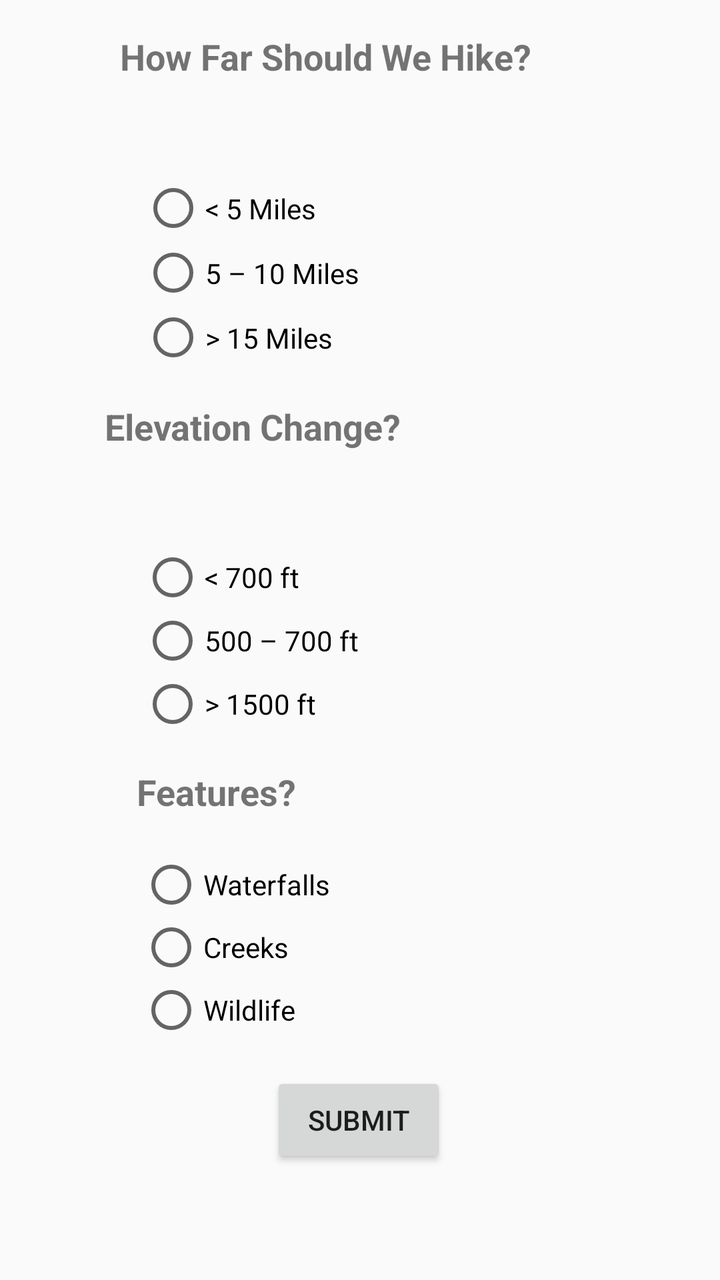
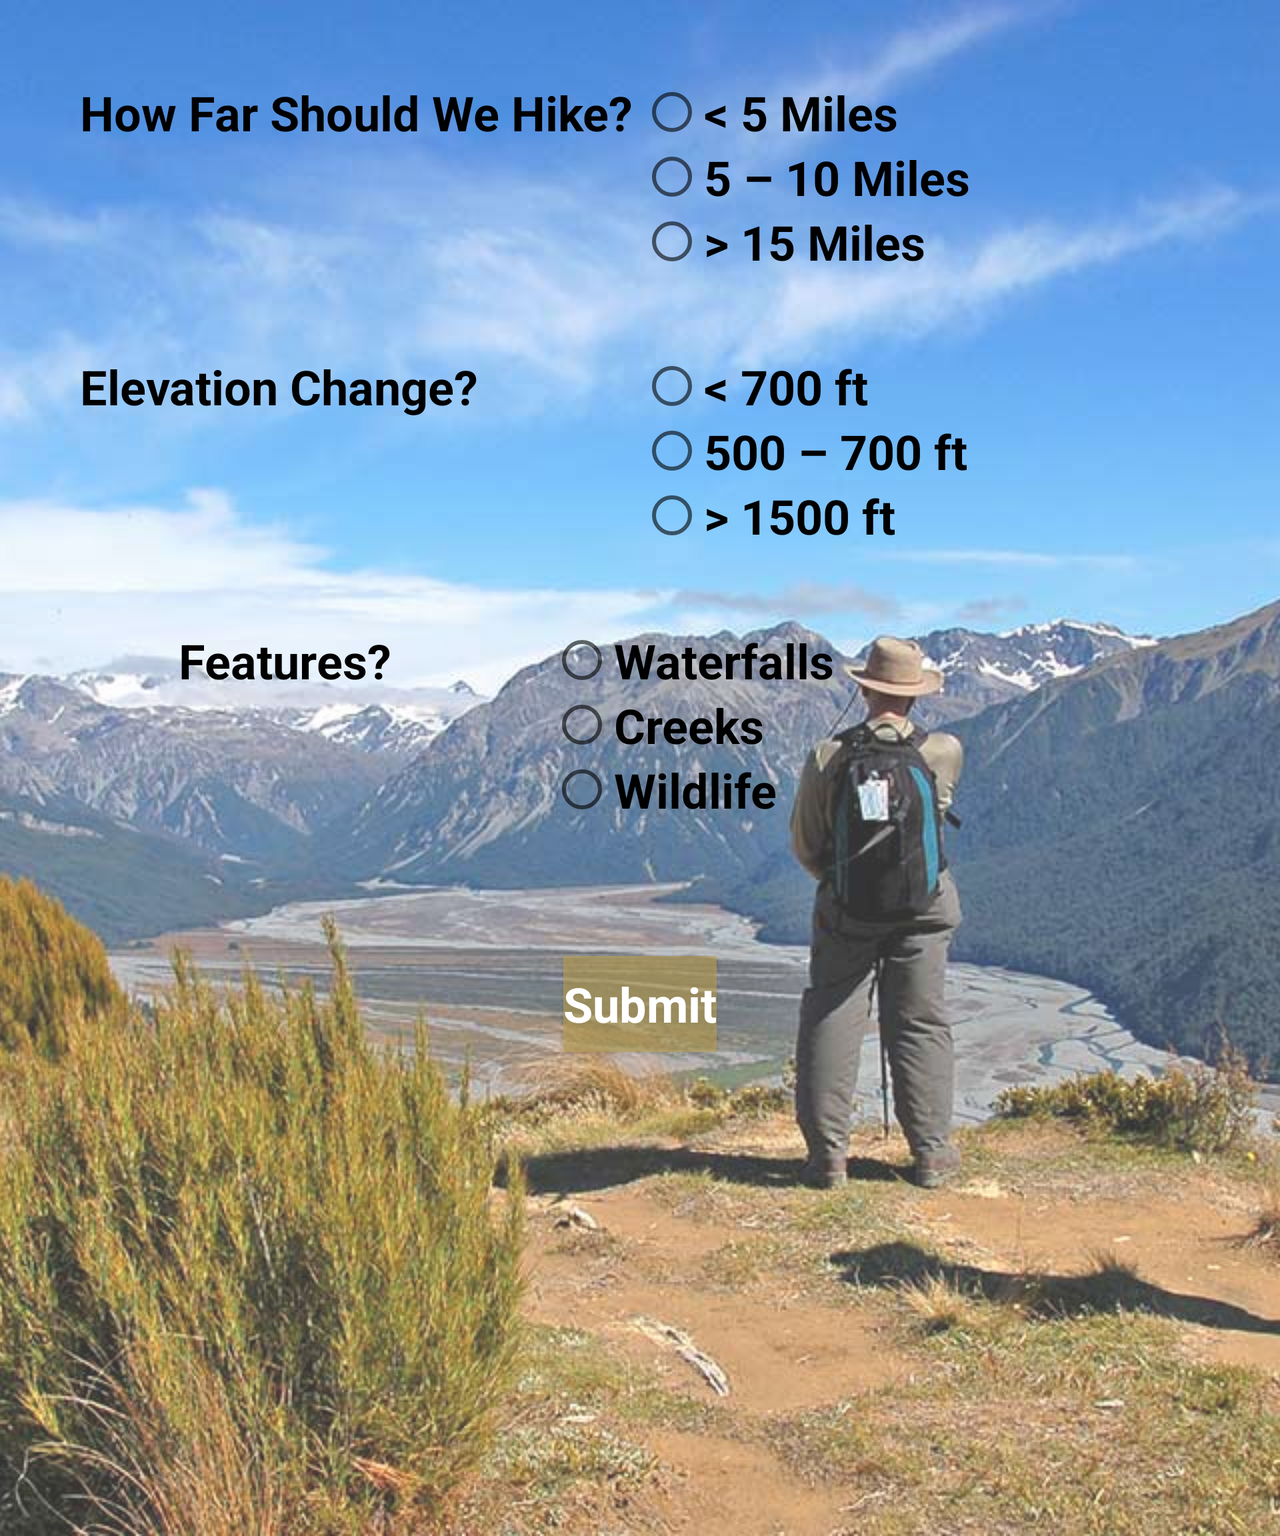

Compare how this app lays out the same screen by default and in its alternative resource folder. The renders come first, then the two layout files and the values they reference.
<!-- AndroidManifest.xml: application theme AppTheme -->
<!-- res/layout/activity_search.xml -->
<?xml version="1.0" encoding="utf-8"?>
<android.support.constraint.ConstraintLayout xmlns:android="http://schemas.android.com/apk/res/android"
    xmlns:app="http://schemas.android.com/apk/res-auto"
    xmlns:tools="http://schemas.android.com/tools"
    android:layout_width="match_parent"
    android:layout_height="match_parent"
    tools:context=".Search_Activity">

    <Button
        android:id="@+id/button4"
        android:layout_width="wrap_content"
        android:layout_height="wrap_content"
        android:layout_marginTop="536dp"
        android:text="@string/submit"
        app:layout_constraintEnd_toEndOf="parent"
        app:layout_constraintHorizontal_bias="0.498"
        app:layout_constraintStart_toStartOf="parent"
        app:layout_constraintTop_toTopOf="parent" />

    <TextView
        android:id="@+id/textView"
        android:layout_width="240dp"
        android:layout_height="44dp"
        android:layout_marginTop="16dp"
        android:text="@string/hikelength"
        android:textSize="18sp"
        android:textStyle="bold"
        app:layout_constraintEnd_toEndOf="parent"
        app:layout_constraintStart_toStartOf="parent"
        app:layout_constraintTop_toTopOf="parent" />

    <TextView
        android:id="@+id/textView2"
        android:layout_width="281dp"
        android:layout_height="37dp"
        android:layout_marginTop="16dp"
        android:text="@string/elevation_change"
        android:textSize="18sp"
        android:textStyle="bold"
        app:layout_constraintEnd_toEndOf="parent"
        app:layout_constraintHorizontal_bias="0.661"
        app:layout_constraintStart_toStartOf="parent"
        app:layout_constraintTop_toBottomOf="@+id/radioGroup" />

    <TextView
        android:id="@+id/textView4"
        android:layout_width="162dp"
        android:layout_height="27dp"
        android:layout_marginTop="16dp"
        android:text="@string/features"
        android:textSize="18sp"
        android:textStyle="bold"
        app:layout_constraintEnd_toEndOf="parent"
        app:layout_constraintHorizontal_bias="0.345"
        app:layout_constraintStart_toStartOf="parent"
        app:layout_constraintTop_toBottomOf="@+id/radioGroup2" />

    <RadioGroup
        android:id="@+id/radioGroup"
        android:layout_width="136dp"
        android:layout_height="97dp"
        android:layout_marginStart="8dp"
        android:layout_marginLeft="8dp"
        android:layout_marginTop="28dp"
        android:layout_marginEnd="8dp"
        android:layout_marginRight="8dp"
        app:layout_constraintEnd_toEndOf="parent"
        app:layout_constraintHorizontal_bias="0.301"
        app:layout_constraintStart_toStartOf="parent"
        app:layout_constraintTop_toBottomOf="@+id/textView">

        <RadioButton
            android:id="@+id/radioButton"
            android:layout_width="104dp"
            android:layout_height="wrap_content"
            android:layout_weight="1"
            android:text="@string/fivemiles" />

        <RadioButton
            android:id="@+id/radioButton2"
            android:layout_width="wrap_content"
            android:layout_height="wrap_content"
            android:layout_weight="1"
            android:text="@string/fivetotenmiles" />

        <RadioButton
            android:id="@+id/radioButton3"
            android:layout_width="106dp"
            android:layout_height="wrap_content"
            android:layout_weight="1"
            android:text="@string/fifteenmiles" />
    </RadioGroup>

    <RadioGroup
        android:id="@+id/radioGroup2"
        android:layout_width="139dp"
        android:layout_height="95dp"
        android:layout_marginStart="8dp"
        android:layout_marginLeft="8dp"
        android:layout_marginEnd="8dp"
        android:layout_marginRight="8dp"
        app:layout_constraintBottom_toBottomOf="parent"
        app:layout_constraintEnd_toEndOf="parent"
        app:layout_constraintHorizontal_bias="0.304"
        app:layout_constraintStart_toStartOf="parent"
        app:layout_constraintTop_toTopOf="parent">

        <RadioButton
            android:id="@+id/radioButton4"
            android:layout_width="111dp"
            android:layout_height="wrap_content"
            android:layout_weight="1"
            android:text="@string/sevenhunmiles" />

        <RadioButton
            android:id="@+id/radioButton5"
            android:layout_width="117dp"
            android:layout_height="wrap_content"
            android:layout_weight="1"
            android:text="@string/sevenhtofivehmiles" />

        <RadioButton
            android:id="@+id/radioButton6"
            android:layout_width="114dp"
            android:layout_height="wrap_content"
            android:layout_weight="1"
            android:text="@string/fifteenhmiles" />
    </RadioGroup>

    <RadioGroup
        android:id="@+id/featuresGroup"
        android:layout_width="161dp"
        android:layout_height="94dp"
        android:layout_marginStart="8dp"
        android:layout_marginLeft="8dp"
        android:layout_marginTop="16dp"
        android:layout_marginEnd="8dp"
        android:layout_marginRight="8dp"
        app:layout_constraintEnd_toEndOf="parent"
        app:layout_constraintHorizontal_bias="0.337"
        app:layout_constraintStart_toStartOf="parent"
        app:layout_constraintTop_toBottomOf="@+id/textView4">

        <RadioButton
            android:id="@+id/radioButton7"
            android:layout_width="111dp"
            android:layout_height="wrap_content"
            android:layout_weight="1"
            android:text="@string/waterfalls" />

        <RadioButton
            android:id="@+id/radioButton9"
            android:layout_width="111dp"
            android:layout_height="wrap_content"
            android:layout_weight="1"
            android:text="@string/creeks" />

        <RadioButton
            android:id="@+id/radioButton8"
            android:layout_width="109dp"
            android:layout_height="wrap_content"
            android:layout_weight="1"
            android:text="@string/wildlife" />

    </RadioGroup>
</android.support.constraint.ConstraintLayout>
<!-- resources referenced by this layout -->
<resources>
  <string name="creeks">Creeks</string>
  <string name="elevation_change">Elevation Change?</string>
  <string name="features">Features?</string>
  <string name="fifteenhmiles">&gt; 1500 ft</string>
  <string name="fifteenmiles">&gt; 15 Miles</string>
  <string name="fivemiles">&lt; 5 Miles</string>
  <string name="fivetotenmiles">5 – 10 Miles</string>
  <string name="hikelength">How Far Should We Hike?</string>
  <string name="sevenhtofivehmiles">500 – 700 ft</string>
  <string name="sevenhunmiles">&lt; 700 ft</string>
  <string name="submit">Submit</string>
  <string name="waterfalls">Waterfalls</string>
  <string name="wildlife">Wildlife</string>
  <style name="AppTheme" parent="Theme.AppCompat.Light.DarkActionBar">
          
          <item name="colorPrimary">@color/colorPrimary</item>
          <item name="colorPrimaryDark">@color/colorPrimaryDark</item>
          <item name="colorAccent">@color/colorAccent</item>
      </style>
</resources>
<!-- res/layout-land/activity_search.xml (the repository's variant of the layout above) -->
<!-- drawn on the phone turned sideways -->
<?xml version="1.0" encoding="utf-8"?>
<ScrollView xmlns:android="http://schemas.android.com/apk/res/android"
    xmlns:app="http://schemas.android.com/apk/res-auto"
    xmlns:tools="http://schemas.android.com/tools"
    android:layout_width="match_parent"
    android:layout_height="match_parent"
    tools:context=".Search_Activity">
    <android.support.constraint.ConstraintLayout
        android:layout_width="match_parent"
        android:layout_height="match_parent">
    <ImageView
        android:id="@+id/imageView5"
        android:layout_width="wrap_content"
        android:layout_height="wrap_content"
        android:alpha=".8"
        android:scaleType="centerCrop"
        app:layout_constraintBottom_toBottomOf="parent"
        app:layout_constraintEnd_toEndOf="parent"
        app:layout_constraintStart_toStartOf="parent"
        app:layout_constraintTop_toTopOf="parent"
        app:srcCompat="@drawable/banner2" />

    <LinearLayout
        android:id="@+id/linearLayout3"
        android:layout_width="match_parent"
        android:layout_height="wrap_content"
        android:layout_margin="40dp"
        android:orientation="horizontal"
        app:layout_constraintEnd_toEndOf="parent"
        app:layout_constraintHorizontal_bias="0.0"
        app:layout_constraintStart_toStartOf="parent"
        app:layout_constraintTop_toTopOf="parent">

        <TextView
            android:id="@+id/textView"
            style="@style/AppLabels1"
            android:layout_width="0dp"
            android:layout_height="wrap_content"
            android:layout_weight="1"
            android:text="@string/hikelength"
            android:textColor="#000000" />

        <RadioGroup
            android:id="@+id/radioGroup"
            android:layout_width="0dp"
            android:layout_height="wrap_content"
            android:layout_weight="1">

            <RadioButton
                android:id="@+id/radioButton"
                style="@style/AppLabels1"
                android:layout_width="wrap_content"
                android:layout_height="wrap_content"
                android:layout_weight="1"
                android:text="@string/fivemiles"
                android:textColor="#000000" />

            <RadioButton
                android:id="@+id/radioButton2"
                style="@style/AppLabels1"
                android:layout_width="wrap_content"
                android:layout_height="wrap_content"
                android:layout_weight="1"
                android:text="@string/fivetotenmiles"
                android:textColor="#000000" />

            <RadioButton
                android:id="@+id/radioButton3"
                style="@style/AppLabels1"
                android:layout_width="wrap_content"
                android:layout_height="wrap_content"
                android:layout_weight="1"
                android:text="@string/fifteenmiles"
                android:textColor="#000000" />
        </RadioGroup>
    </LinearLayout>

    <LinearLayout
        android:id="@+id/linearLayout4"
        android:layout_width="match_parent"
        android:layout_height="wrap_content"
        android:layout_margin="40dp"
        android:orientation="horizontal"
        app:layout_constraintEnd_toEndOf="parent"
        app:layout_constraintStart_toStartOf="parent"
        app:layout_constraintTop_toBottomOf="@+id/linearLayout3">

        <TextView
            android:id="@+id/textView2"
            style="@style/AppLabels1"
            android:layout_width="0dp"
            android:layout_height="wrap_content"
            android:layout_weight="1"
            android:text="@string/elevation_change"
            android:textColor="#000000" />

        <RadioGroup
            android:id="@+id/radioGroup2"
            android:layout_width="0dp"
            android:layout_height="wrap_content"
            android:layout_weight="1">

            <RadioButton
                android:id="@+id/radioButton4"
                style="@style/AppLabels1"
                android:layout_width="wrap_content"
                android:layout_height="wrap_content"
                android:layout_weight="1"
                android:text="@string/sevenhunmiles"
                android:textColor="#000000" />

            <RadioButton
                android:id="@+id/radioButton5"
                style="@style/AppLabels1"
                android:layout_width="wrap_content"
                android:layout_height="wrap_content"
                android:layout_weight="1"
                android:text="@string/sevenhtofivehmiles"
                android:textColor="#000000" />

            <RadioButton
                android:id="@+id/radioButton6"
                style="@style/AppLabels1"
                android:layout_width="wrap_content"
                android:layout_height="wrap_content"
                android:layout_weight="1"
                android:text="@string/fifteenhmiles"
                android:textColor="#000000" />
        </RadioGroup>
    </LinearLayout>

    <LinearLayout
        android:id="@+id/linearLayout5"
        android:layout_width="match_parent"
        android:layout_height="wrap_content"
        android:layout_marginLeft="10dp"
        android:layout_marginTop="40dp"
        android:layout_marginRight="60dp"
        android:orientation="horizontal"
        app:layout_constraintEnd_toEndOf="parent"
        app:layout_constraintStart_toStartOf="parent"
        app:layout_constraintTop_toBottomOf="@+id/linearLayout4">

        <TextView
            android:id="@+id/textView4"
            style="@style/AppLabels1"
            android:layout_width="0dp"
            android:layout_height="wrap_content"
            android:layout_weight="1"
            android:gravity="center"
            android:text="@string/features"
            android:textColor="#000000" />

        <RadioGroup
            android:id="@+id/featuresGroup"
            android:layout_width="0dp"
            android:layout_height="wrap_content"
            android:layout_marginRight="40dp"
            android:layout_weight="1">


            <RadioButton
                android:id="@+id/radioButton7"
                style="@style/AppLabels1"
                android:layout_width="wrap_content"
                android:layout_height="wrap_content"
                android:layout_weight="1"
                android:text="@string/waterfalls"
                android:textColor="#000000" />

            <RadioButton
                android:id="@+id/radioButton9"
                style="@style/AppLabels1"
                android:layout_width="wrap_content"
                android:layout_height="wrap_content"
                android:layout_weight="1"
                android:text="@string/creeks"
                android:textColor="#000000" />

            <RadioButton
                android:id="@+id/radioButton8"
                style="@style/AppLabels1"
                android:layout_width="wrap_content"
                android:layout_height="wrap_content"
                android:layout_weight="1"
                android:text="@string/wildlife"
                android:textColor="#000000" />

        </RadioGroup>
    </LinearLayout>

    <Button
        android:id="@+id/button4"
        style="@style/AppButtons"
        android:layout_width="wrap_content"
        android:layout_height="wrap_content"
        android:layout_marginBottom="175dp"
        android:text="@string/submit"
        app:layout_constraintBottom_toBottomOf="parent"
        app:layout_constraintEnd_toEndOf="parent"
        app:layout_constraintStart_toStartOf="parent"
        app:layout_constraintTop_toBottomOf="@+id/linearLayout5" />
    </android.support.constraint.ConstraintLayout>
</ScrollView>
<!-- resources referenced by the variant -->
<!-- as the phone turned sideways resolves them -->
<resources>
  <!-- drawable banner2: jpeg bitmap (drawable, 123439 bytes) -->
  <string name="creeks">Creeks</string>
  <string name="elevation_change">Elevation Change?</string>
  <string name="features">Features?</string>
  <string name="fifteenhmiles">&gt; 1500 ft</string>
  <string name="fifteenmiles">&gt; 15 Miles</string>
  <string name="fivemiles">&lt; 5 Miles</string>
  <string name="fivetotenmiles">5 – 10 Miles</string>
  <string name="hikelength">How Far Should We Hike?</string>
  <string name="sevenhtofivehmiles">500 – 700 ft</string>
  <string name="sevenhunmiles">&lt; 700 ft</string>
  <string name="submit">Submit</string>
  <string name="waterfalls">Waterfalls</string>
  <string name="wildlife">Wildlife</string>
  <style name="AppButtons" parent="@android:style/Widget.Holo.Button">
          <item name="android:textColor">#FFFFFF</item>
          <item name="android:textSize">24sp</item>
          <item name="android:textStyle">bold</item>
          <item name="android:background">#92BEA350</item>
      </style>
  <style name="AppLabels1">
          <item name="android:textStyle">bold</item>
          <item name="android:textSize">24sp</item>
      </style>
  <style name="AppTheme" parent="Theme.AppCompat.Light.DarkActionBar">
          
          <item name="colorPrimary">@color/colorPrimary</item>
          <item name="colorPrimaryDark">@color/colorPrimaryDark</item>
          <item name="colorAccent">@color/colorAccent</item>
      </style>
</resources>
